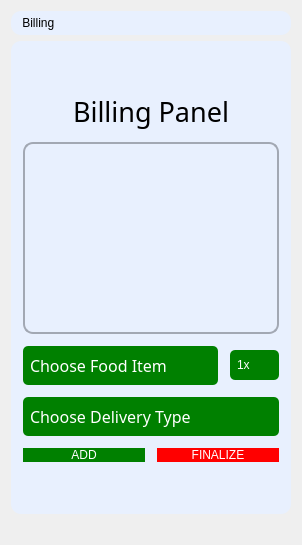
         <widget class="QWidget" name="Billing">
          <layout class="QVBoxLayout" name="verticalLayout_21">
           <item>
            <widget class="QLabel" name="label">
             <property name="styleSheet">
              <string notr="true">font: 700 22pt &quot;Leelawadee UI&quot;;
background-color: #E8F0FE;
border-radius: 10px;
color: rgb(0, 0, 0);
padding: 5px;</string>
             </property>
             <property name="text">
              <string> Billing</string>
             </property>
            </widget>
           </item>
           <item alignment="Qt::AlignmentFlag::AlignLeft">
            <widget class="QWidget" name="BillingPanel" native="true">
             <property name="sizePolicy">
              <sizepolicy hsizetype="MinimumExpanding" vsizetype="Preferred">
               <horstretch>0</horstretch>
               <verstretch>0</verstretch>
              </sizepolicy>
             </property>
             <property name="styleSheet">
              <string notr="true">background-color: #E8F0FE;
border-radius: 10px;</string>
             </property>
             <layout class="QVBoxLayout" name="verticalLayout_17">
              <property name="spacing">
               <number>12</number>
              </property>
              <property name="leftMargin">
               <number>12</number>
              </property>
              <property name="topMargin">
               <number>12</number>
              </property>
              <property name="rightMargin">
               <number>12</number>
              </property>
              <property name="bottomMargin">
               <number>12</number>
              </property>
              <item>
               <spacer name="verticalSpacer_5">
                <property name="orientation">
                 <enum>Qt::Orientation::Vertical</enum>
                </property>
                <property name="sizeHint" stdset="0">
                 <size>
                  <width>20</width>
                  <height>40</height>
                 </size>
                </property>
               </spacer>
              </item>
              <item>
               <widget class="QLabel" name="BillingPanelTitle">
                <property name="sizePolicy">
                 <sizepolicy hsizetype="Preferred" vsizetype="Maximum">
                  <horstretch>0</horstretch>
                  <verstretch>0</verstretch>
                 </sizepolicy>
                </property>
                <property name="font">
                 <font>
                  <family>Franklin Gothic Medium</family>
                  <pointsize>20</pointsize>
                 </font>
                </property>
                <property name="styleSheet">
                 <string notr="true">color: rgb(0, 0, 0);</string>
                </property>
                <property name="text">
                 <string>Billing Panel</string>
                </property>
                <property name="alignment">
                 <set>Qt::AlignmentFlag::AlignCenter</set>
                </property>
               </widget>
              </item>
              <item>
               <layout class="QVBoxLayout" name="BillingUIContainer">
                <item>
                 <widget class="QListWidget" name="FoodListWidget">
                  <property name="sizePolicy">
                   <sizepolicy hsizetype="Minimum" vsizetype="Maximum">
                    <horstretch>0</horstretch>
                    <verstretch>0</verstretch>
                   </sizepolicy>
                  </property>
                  <property name="font">
                   <font>
                    <family>Franklin Gothic Medium</family>
                   </font>
                  </property>
                  <property name="styleSheet">
                   <string notr="true">background-color: #E8F0FE;
border-radius: 10px;
border: 2px solid rgb(162, 168, 179);
color: black;</string>
                  </property>
                 </widget>
                </item>
                <item>
                 <layout class="QHBoxLayout" name="FoodSelect">
                  <property name="leftMargin">
                   <number>0</number>
                  </property>
                  <property name="topMargin">
                   <number>0</number>
                  </property>
                  <item>
                   <widget class="QComboBox" name="FoodItemSelect">
                    <property name="font">
                     <font>
                      <family>Franklin Gothic Medium</family>
                      <pointsize>12</pointsize>
                     </font>
                    </property>
                    <property name="styleSheet">
                     <string notr="true">QComboBox {
    border-radius: 5px;
    padding: 7px;
    color: white;
    background-color: green;
    text-align: center; /* Center-align the text */
}

QComboBox:hover {
    border-color: darkgreen;
    background-color: #32CD32; /* Lighter green for hover effect */
}

QComboBox::drop-down {
    width: 20px; /* Adjust width of the dropdown button */
    border: none;
}


QComboBox QAbstractItemView {
    background-color: white;
    color: black;
    selection-background-color: #32CD32; /* Highlight selected item in green */
    selection-color: black;
    padding: 5px;
    text-align: center;
    outline: none; /* Remove focus border for cleaner look */
}
</string>
                    </property>
                    <property name="currentText">
                     <string/>
                    </property>
                    <property name="currentIndex">
                     <number>-1</number>
                    </property>
                    <property name="placeholderText">
                     <string>Choose Food Item</string>
                    </property>
                    <item>
                     <property name="text">
                      <string>Chicken Vindaloo</string>
                     </property>
                    </item>
                    <item>
                     <property name="text">
                      <string>Butter Chicken</string>
                     </property>
                    </item>
                    <item>
                     <property name="text">
                      <string>Chicken Curry</string>
                     </property>
                    </item>
                    <item>
                     <property name="text">
                      <string>Basmati Rice</string>
                     </property>
                    </item>
                    <item>
                     <property name="text">
                      <string>Large Soda</string>
                     </property>
                    </item>
                   </widget>
                  </item>
                  <item>
                   <widget class="QComboBox" name="FoodQuantitySelect">
                    <property name="sizePolicy">
                     <sizepolicy hsizetype="Maximum" vsizetype="Fixed">
                      <horstretch>0</horstretch>
                      <verstretch>0</verstretch>
                     </sizepolicy>
                    </property>
                    <property name="styleSheet">
                     <string notr="true">QComboBox {
    border-radius: 5px;
    padding: 7px;
    color: white;
    background-color: green;
    text-align: center; /* Center-align the text */
}

QComboBox:hover {
    border-color: darkgreen;
    background-color: #32CD32; /* Lighter green for hover effect */
}

QComboBox::drop-down {
    width: 20px; /* Adjust width of the dropdown button */
    border: none;
}


QComboBox QAbstractItemView {
    background-color: white;
    color: black;
    selection-background-color: #32CD32; /* Highlight selected item in green */
    selection-color: black;
    padding: 5px;
    text-align: center;
    outline: none; /* Remove focus border for cleaner look */
}
</string>
                    </property>
                    <item>
                     <property name="text">
                      <string>1x</string>
                     </property>
                    </item>
                    <item>
                     <property name="text">
                      <string>2x</string>
                     </property>
                    </item>
                    <item>
                     <property name="text">
                      <string>3x</string>
                     </property>
                    </item>
                    <item>
                     <property name="text">
                      <string>4x</string>
                     </property>
                    </item>
                    <item>
                     <property name="text">
                      <string>5x</string>
                     </property>
                    </item>
                    <item>
                     <property name="text">
                      <string>6x</string>
                     </property>
                    </item>
                    <item>
                     <property name="text">
                      <string>7x</string>
                     </property>
                    </item>
                    <item>
                     <property name="text">
                      <string>8x</string>
                     </property>
                    </item>
                   </widget>
                  </item>
                 </layout>
                </item>
                <item>
                 <widget class="QComboBox" name="DeliveryTypeSelect">
                  <property name="font">
                   <font>
                    <family>Franklin Gothic Medium</family>
                    <pointsize>12</pointsize>
                   </font>
                  </property>
                  <property name="layoutDirection">
                   <enum>Qt::LayoutDirection::LeftToRight</enum>
                  </property>
                  <property name="styleSheet">
                   <string notr="true">QComboBox {
    border-radius: 5px;
    padding: 7px;
    color: white;
    background-color: green;
    text-align: center; /* Center-align the text */
}

QComboBox:hover {
    border-color: darkgreen;
    background-color: #32CD32; /* Lighter green for hover effect */
}

QComboBox::drop-down {
    width: 20px; /* Adjust width of the dropdown button */
    border: none;
}


QComboBox QAbstractItemView {
    background-color: white;
    color: black;
    selection-background-color: #32CD32; /* Highlight selected item in green */
    selection-color: black;
    padding: 5px;
    text-align: center;
    outline: none; /* Remove focus border for cleaner look */
}
</string>
                  </property>
                  <property name="currentText">
                   <string/>
                  </property>
                  <property name="placeholderText">
                   <string>Choose Delivery Type</string>
                  </property>
                  <item>
                   <property name="text">
                    <string>Tables</string>
                   </property>
                  </item>
                  <item>
                   <property name="text">
                    <string>Take Out</string>
                   </property>
                  </item>
                  <item>
                   <property name="text">
                    <string>Delivery</string>
                   </property>
                  </item>
                 </widget>
                </item>
                <item>
                 <layout class="QHBoxLayout" name="BillingButtons">
                  <property name="topMargin">
                   <number>0</number>
                  </property>
                  <item>
                   <widget class="QPushButton" name="FoodAddBtn">
                    <property name="autoFillBackground">
                     <bool>false</bool>
                    </property>
                    <property name="styleSheet">
                     <string notr="true">QPushButton {
    color: white; /* Text color */
    background-color: green; /* Background color */
}

QPushButton:hover {
    background-color: #32CD32;
}

QPushButton:pressed {
    background-color: darkgreen; /* Darker green when pressed */
    border-color: black; /* Border changes on press */
}
</string>
                    </property>
                    <property name="text">
                     <string>ADD</string>
                    </property>
                   </widget>
                  </item>
                  <item>
                   <widget class="QPushButton" name="FoodFinalizeBtn">
                    <property name="styleSheet">
                     <string notr="true">QPushButton {
    color: white; /* Text color */
    background-color: red; /* Background color */
}

QPushButton:hover {
    background-color: #FF6666;
}

QPushButton:pressed {
    background-color: darkred; /* Darker green when pressed */
    border-color: black; /* Border changes on press */
}
</string>
                    </property>
                    <property name="text">
                     <string>FINALIZE</string>
                    </property>
                   </widget>
                  </item>
                 </layout>
                </item>
               </layout>
              </item>
              <item>
               <spacer name="verticalSpacer_6">
                <property name="orientation">
                 <enum>Qt::Orientation::Vertical</enum>
                </property>
                <property name="sizeHint" stdset="0">
                 <size>
                  <width>20</width>
                  <height>40</height>
                 </size>
                </property>
               </spacer>
              </item>
             </layout>
            </widget>
           </item>
           <item>
            <spacer name="horizontalSpacer">
             <property name="orientation">
              <enum>Qt::Orientation::Horizontal</enum>
             </property>
             <property name="sizeHint" stdset="0">
              <size>
               <width>40</width>
               <height>20</height>
              </size>
             </property>
            </spacer>
           </item>
          </layout>
         </widget>
